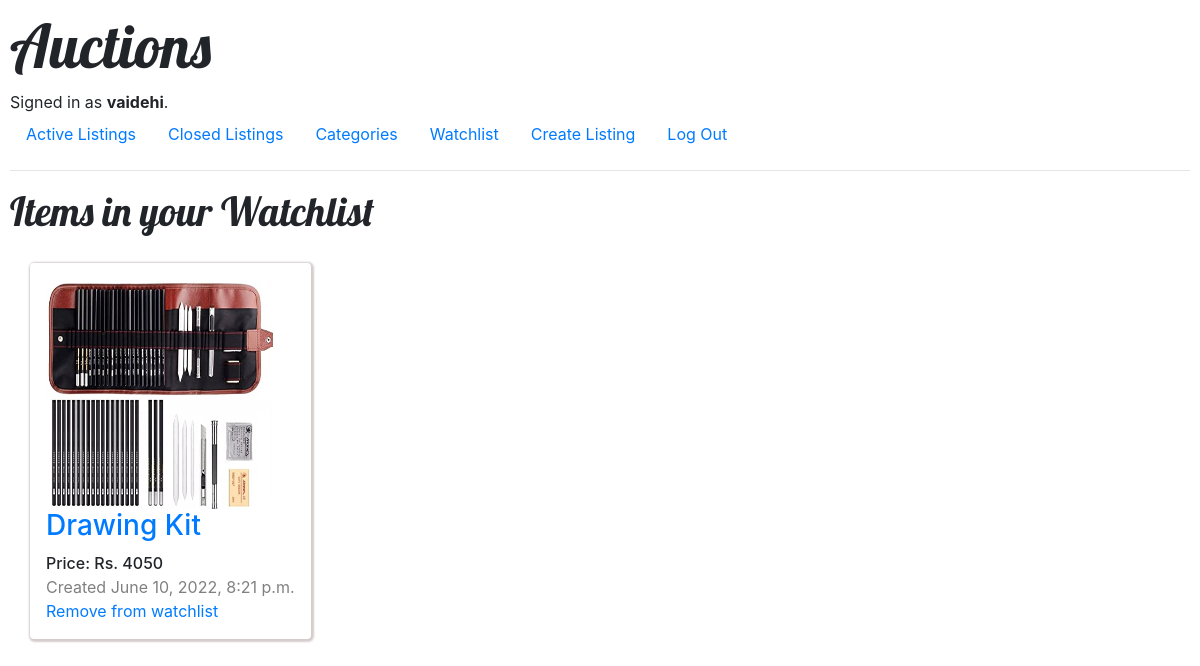
Screenshot of /watchlist (signed in) with the database file from the repository.
### auctions/models.py (models this page shows, shortened)
class User(AbstractUser):
    def __str__(self):
        return f"{self.id}: {self.first_name} {self.last_name}"

class Listing(models.Model):
    list_id = models.IntegerField(primary_key=True, auto_created=True)
    item = models.CharField(max_length=64)
    price = models.IntegerField()
    lister = models.ForeignKey(User, related_name="listings", on_delete=models.CASCADE)
    item_image = models.ImageField(upload_to='images', null=True, blank=True)
    time_created = models.DateTimeField(auto_now_add=True)
    comments = models.ManyToManyField(Comment)
    bids = models.ManyToManyField(Bid)
    category_name = models.ForeignKey(Category, related_name="listings", null=True, on_delete=models.CASCADE)
    description = models.CharField(max_length=200,null=True)
    watchers = models.ManyToManyField(User, related_name="watchlists")
    is_closed = models.BooleanField(default=False)
    winner = models.ForeignKey(User, related_name="purchases", null=True, on_delete=models.CASCADE)

### auctions/views.py (the view)
# urls.py: path("watchlist", views.watchlist, name="watchlist"),
def watchlist(request):
    watchlist = request.user.watchlists.all()
    return render(request, "auctions/watchlist.html", {
        "watchlist" : watchlist
    })

### auctions/templates/auctions/watchlist.html
{% extends "auctions/layout.html" %}
{% block body %}
<h2>Items in your Watchlist</h2>
{% if watchlist %}
    <div class="listing_flex">
        {% for listing in watchlist %}
        <span class="listing">
            <div class="boxes p-3 mb-9 bg-white rounded">
                <div>
                    {% if listing.item_image %}
                        <img src="{{ listing.item_image.url }}" width="240">
                    {% endif %}
                </div>
                <div> <a href="{% url 'listing' listing.list_id %}"> <h3>{{ listing.item }}</h3> </a> </div>
                <div style="font-weight: 500;">Price: Rs. {{ listing.price }} </div>
                <div style="color: gray">Created {{ listing.time_created }}</div>
                <a href="{% url 'remove_from_watchlist' listing.list_id %}">Remove from watchlist</a>
            </div>
        </span>
        {% endfor %}
    </div>
{% else %}
    Seems like you haven't added any item here yet...
{% endif %}
{% endblock %}

### auctions/templates/auctions/layout.html (shortened to what this page needs)
{% load static %}
<!DOCTYPE html>
<html lang="en">
    <head>
        <link rel="stylesheet" href="https://stackpath.bootstrapcdn.com/bootstrap/4.4.1/css/bootstrap.min.css">
        <link rel="stylesheet" type="text/css" href="{% static '/auctions/styles.css' %}">
    </head>
    <body>
        <h1>Auctions</h1>
        {% if user.is_authenticated %}
            Signed in as <strong>{{ user.username }}</strong>.
        {% else %}
            Not signed in.
        {% endif %}
        <ul class="nav">
            <li class="nav-item">
                <a class="nav-link" href="{% url 'index' %}">Active Listings</a>
            </li>
            <li class="nav-item">
                <a class="nav-link" href="{% url 'closed_listings' %}">Closed Listings</a>
            </li>
            {% if user.is_authenticated %}
                <li class="nav-item">
                    <a class="nav-link" href="{% url 'categories' %}">Categories</a>
                </li>
                <li class="nav-item">
                    <a class="nav-link" href="{% url 'watchlist' %}">Watchlist</a>
                </li>
                <li class="nav-item">
                    <a class="nav-link" href="{% url 'create_listing' %}">Create Listing</a>
                </li>
                <li class="nav-item">
                    <a class="nav-link" href="{% url 'logout' %}">Log Out</a>
                </li>
            {% endif %}
        </ul>
        <hr>
        {% block body %}
        {% endblock %}
    </body>
</html>

### static/auctions/styles.css (style rules this page uses)
h1 { font-size: 60px; font-family: 'Lobster', cursive; }
h2 { font-size: 40px; font-family: 'Lobster', cursive; }
body { padding: 10px; }
.listing_flex { display: flex; flex-wrap: wrap; justify-content: left; align-content: left; }
.boxes { box-shadow: 1px 1px 2px 2px rgb(213, 204, 204); }
.listing { overflow: hidden; padding: 20px; }
img { width: 230px; height: 230px; padding: 0px; }

### rows the page displays
User: username "vaidehi"
Listing: item_image (picture), item "Drawing Kit", price "4050", time_created "June 10, 2022, 8:21 p.m."
